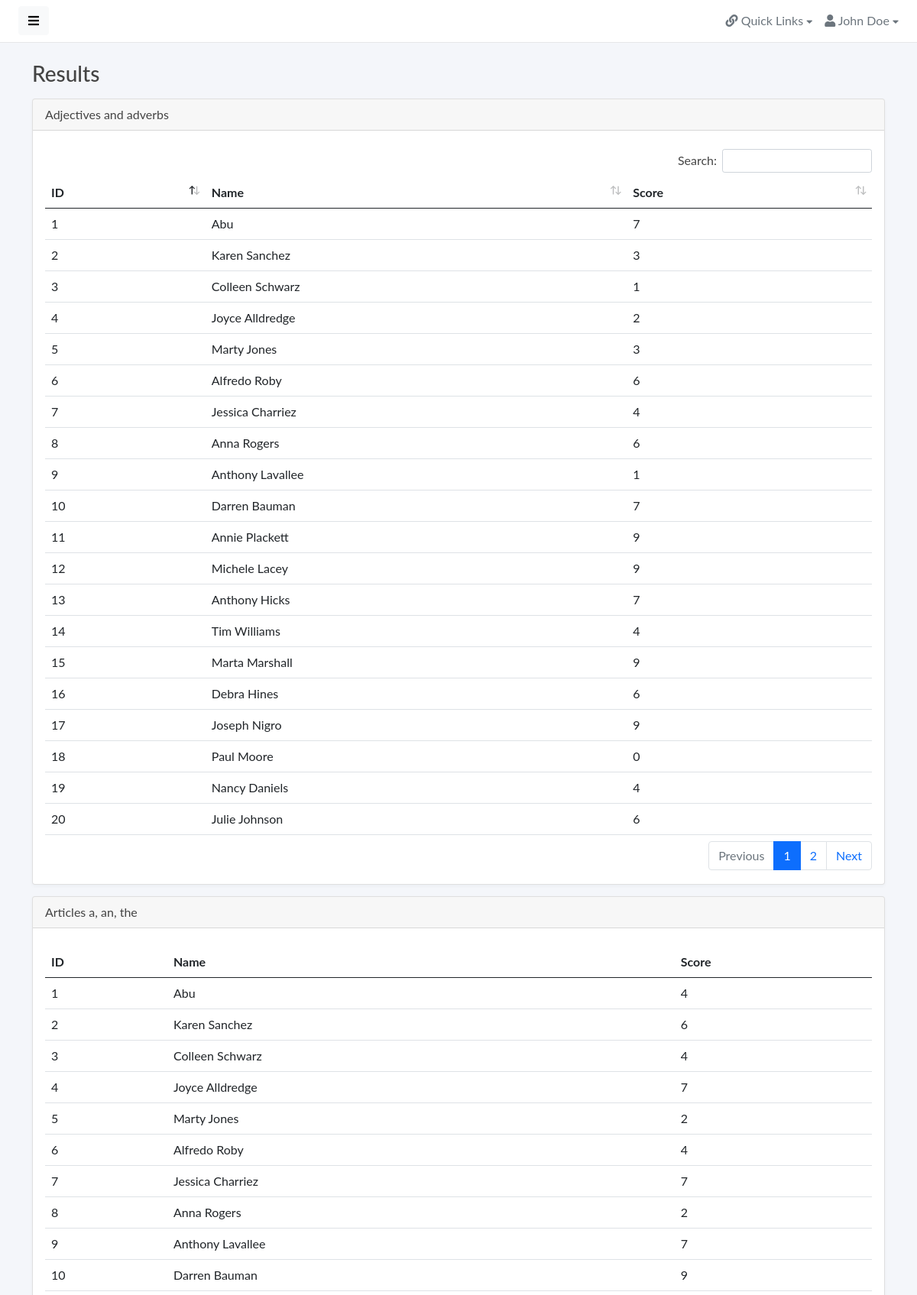
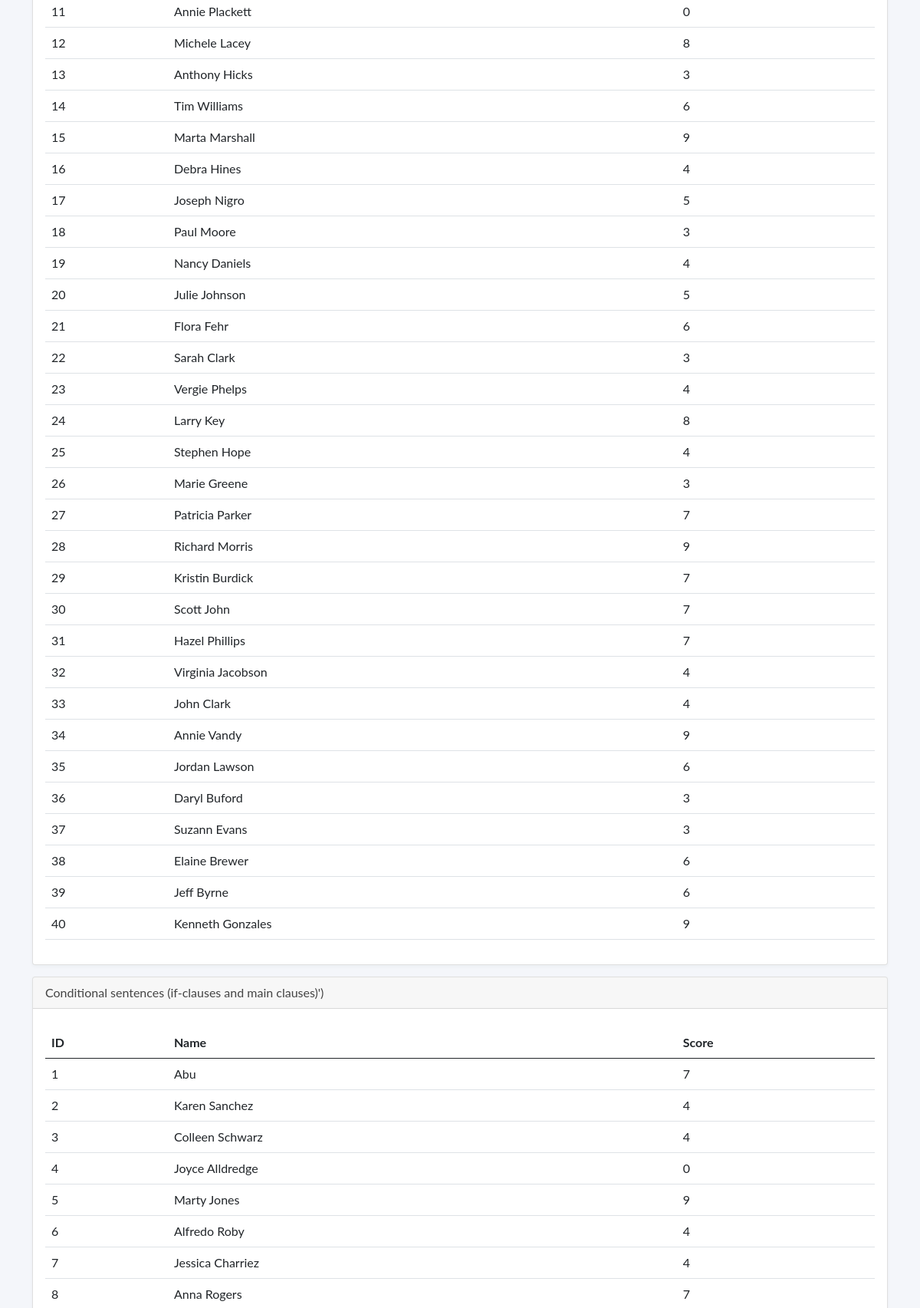
The page /result (upper part) on the database its author committed (2 pictures, top to bottom).
### tables this page shows
CREATE TABLE Student
               (Id integer primary key, Name varchar,Password varchar);

### toFlask.py (the view)
@app.route("/result")
def result():
    topic_names=()
    student_grades=[]
    students_id = query_db('SELECT id FROM Student')
    result_topic=[]
    for id in TOTAL_TOPIC:
        grades=()
        for student in students_id:
            grade = query_db('SELECT result FROM Grade WHERE Topic_id='+str(id) +' AND Student_id='+str(student[0]))
            grades=grades+grade[0]
        student_name = query_db('SELECT name FROM Student')
        result_topic.append(zip(student_name,grades))
        student_grades.append(grades)
        topic_name =query_db('SELECT name FROM Topic WHERE id='+str(id))
        topic_names=topic_names+ topic_name[0]
    return render_template("tables.html",student_name= student_name, grades=student_grades,topic_names=topic_names)

### toFlask.py (called while the page is built)
def get_db():
    db = getattr(g, '_database', None)
    if db is None:
        db = g._database = sqlite3.connect(DATABASE)
    return db

@app.teardown_appcontext
def close_connection(exception):
    db = getattr(g, '_database', None)
    if db is not None:
        db.close()

def query_db(query, args=(), one=False):
    cur = get_db().execute(query, args)
    rv = cur.fetchall()
    cur.close()
    return (rv[0] if rv else None) if one else rv

### templates/tables.html (shortened to what this page needs)
<!doctype html>
<html lang="en">
<head>
    <link href="{{ url_for('static',filename='vendor/fontawesome/css/fontawesome.min.css') }}" rel="stylesheet" type="text/css">
    <link href="{{ url_for('static',filename='vendor/fontawesome/css/solid.min.css') }}" rel="stylesheet" type="text/css">
    <link href="{{ url_for('static',filename='vendor/fontawesome/css/brands.min.css') }}" rel="stylesheet" type="text/css">
    <link href="{{ url_for('static',filename='vendor/bootstrap/css/bootstrap.min.css') }}" rel="stylesheet" type="text/css">
    <link href="{{ url_for('static',filename='vendor/datatables/datatables.min.css') }}" rel="stylesheet" type="text/css">
    <link href="{{ url_for('static',filename='css/master.css')}}" rel="stylesheet" type="text/css">
</head>
<body>
    <div class="wrapper">
        <div id="body" class="active">
            <nav class="navbar navbar-expand-lg navbar-white bg-white">
                <button type="button" id="sidebarCollapse" class="btn btn-light">
                    <i class="fas fa-bars"></i>
                </button>
                <div class="collapse navbar-collapse" id="navbarSupportedContent">
                    <ul class="nav navbar-nav ms-auto">
                        <li class="nav-item dropdown">
                            <div class="nav-dropdown">
                                <a href="#" id="nav1" class="nav-item nav-link dropdown-toggle text-secondary" data-bs-toggle="dropdown" aria-expanded="false">
                                    <i class="fas fa-link"></i> <span>Quick Links</span> <i style="font-size: .8em;" class="fas fa-caret-down"></i>
                                </a>
                            </div>
                        </li>
                        <li class="nav-item dropdown">
                            <div class="nav-dropdown">
                                <a href="#" id="nav2" class="nav-item nav-link dropdown-toggle text-secondary" data-bs-toggle="dropdown" aria-expanded="false">
                                    <i class="fas fa-user"></i> <span>John Doe</span> <i style="font-size: .8em;" class="fas fa-caret-down"></i>
                                </a>
                            </div>
                        </li>
                    </ul>
                </div>
            </nav>
            <div class="content">
                <div class="container">
                    <div class="page-title">
                        <h3>Results</h3>
                    </div>
                        <div class="col-md-12 col-lg-12">
                            <div class="card">
                                <div class="card-header">Adjectives and adverbs</div>
                                <div class="card-body">
                                    <table class="table table-hover" id="dataTables-example" width="100%">
                                        <thead>
                                            <tr>
                                                <th>ID</th>
                                                <th>Name</th>
                                                <th>Score</th>
                                            </tr>
                                        </thead>
                                        <tbody>
                                            {%for name in student_name%}
                                            <tr>
                                            <td>{{student_name.index(name) +1}} </td>
                                            <td>{{name[0]}}</td>
                                            <td>{{grades[0][student_name.index(name)]}}</td>
                                            </tr>
                                            {%endfor%}
                                        </tbody>
                                    </table>
                                </div>
                            </div>
                        </div>
                        <div class="col-md-12 col-lg-12">
                            <div class="card">
                                <div class="card-header">Articles a, an, the</div>
                                <div class="card-body">
                                    <table class="table table-hover" id="dataTables-example" width="100%">
                                        <thead>
                                            <tr>
                                                <th>ID</th>
                                                <th>Name</th>
                                                <th>Score</th>
                                            </tr>
                                        </thead>
                                        <tbody>
                                            {%for name in student_name%}
                                            <tr>
                                            <td>{{student_name.index(name) +1}} </td>
                                            <td>{{name[0]}}</td>
                                            <td>{{grades[1][student_name.index(name)]}}</td>
                                            </tr>
                                            {%endfor%}
                                        </tbody>
                                    </table>
                                </div>
                            </div>
                        </div>
                        <div class="col-md-12 col-lg-12">
                            <div class="card">
                                <div class="card-header">Conditional sentences (if-clauses and main clauses)')</div>
                                <div class="card-body">
                                    <table class="table table-hover" id="dataTables-example" width="100%">
                                        <thead>
                                            <tr>
                                                <th>ID</th>
                                                <th>Name</th>
                                                <th>Score</th>
                                            </tr>
                                        </thead>
                                        <tbody>
                                            {%for name in student_name%}
                                            <tr>
                                            <td>{{student_name.index(name) +1}} </td>
                                            <td>{{name[0]}}</td>
                                            <td>{{grades[2][student_name.index(name)]}}</td>
                                            </tr>
                                            {%endfor%}
                                        </tbody>
                                    </table>
                                </div>
                            </div>
                        </div>
                    </div>
                </div>
            </div>
        </div>
</body>
</html>

### static/css/master.css (style rules this page uses)
body, h1, .h1, h2, .h2, h3, .h3, h4, .h4, h5, .h5, h6, .h6, p, a, td { -moz-osx-font-smoothing: grayscale; -webkit-font-smoothing: antialiased; }
body { width: 100%; height: 100%; background: #f4f6fa; font-family: "Lato", "Helvetica Neue", Arial, Helvetica, sans-serif; font-size: 1rem; color: #444; }
.wrapper { display: flex; width: 100%; align-items: stretch; overflow-x: hidden }
#body { width: 100%; padding: 0; min-height: 100vh; transition: all 0.3s; }
#body>.navbar { padding: 0 1.5rem; min-height: 54px; box-shadow: none; border-bottom: 1px solid rgba(101, 109, 119, .16); }
#body>.content { position: relative; padding: .5rem; }
#body .content .page-title h3 { margin: 1rem 0; }
.page-title { margin: 0; font-size: 1.5rem; line-height: 1.5555556; }
.card { margin-bottom: 15px; box-shadow: rgba(35, 46, 60, .04) 0 2px 4px 0; }
a, a:hover, a:focus { color: inherit; text-decoration: none; transition: all 0.3s; }
.table td, .table th { vertical-align: middle; }
table.dataTable thead .sorting:before, table.dataTable thead .sorting:after, table.dataTable thead .sorting_asc:before, table.dataTable thead .sorting_asc:after, table.dataTable thead .sorting_desc:before, table.dataTable thead .sorting_desc:after, table.dataTable thead .sorting_asc_disabled:before, table.dataTable thead .sorting_asc_disabled:after, table.dataTable thead .sorting_desc_disabled:before, table.dataTable thead .sorting_desc_disabled:after { font-size: .8rem; bottom: .9rem; }
@media (min-width: 200px) { .navbar-expand-lg .navbar-collapse { display: -ms-flexbox !important; display: flex !important; -ms-flex-preferred-size: auto; flex-basis: auto; } }
@media (min-width: 200px) { .navbar-expand-lg .navbar-nav { -ms-flex-direction: row; flex-direction: row; } }

### static/components/navbar/navbar-dropdowns.css (style rules this page uses)
.nav-dropdown .nav-link { color: #B2EBF2; line-height: 1.42857; padding: 1rem 0 1rem 1rem !important; }
.nav-dropdown .nav-link::after { display: none; }

### rows shown on the page
Student: student_name.index(name)+1 "1", Name "Abu", grades "7", grades "4"
Student: student_name.index(name)+1 "2", Name "Karen Sanchez", grades "3", grades "6", grades "4"
Student: student_name.index(name)+1 "3", Name "Colleen Schwarz", grades "1", grades "4"
Student: student_name.index(name)+1 "4", Name "Joyce Alldredge", grades "2", grades "7", grades "0"
Student: student_name.index(name)+1 "5", Name "Marty Jones", grades "3", grades "2", grades "9"
Student: student_name.index(name)+1 "6", Name "Alfredo Roby", Id "6", grades "4"
Student: student_name.index(name)+1 "7", Name "Jessica Charriez", grades "4", Id "7"
Student: student_name.index(name)+1 "8", Name "Anna Rogers", grades "6", grades "2", grades "7"
Student: student_name.index(name)+1 "9", Name "Anthony Lavallee", grades "1", grades "7"
Student: student_name.index(name)+1 "10", Name "Darren Bauman", grades "7", grades "9"
Student: student_name.index(name)+1 "11", Name "Annie Plackett", grades "9", grades "0"
Student: student_name.index(name)+1 "12", Name "Michele Lacey", grades "9", grades "8"
Student: student_name.index(name)+1 "13", Name "Anthony Hicks", grades "7", grades "3"
Student: student_name.index(name)+1 "14", Name "Tim Williams", grades "4", grades "6"
Student: student_name.index(name)+1 "15", Name "Marta Marshall", grades "9"
Student: student_name.index(name)+1 "16", Name "Debra Hines", grades "6", grades "4"
Student: student_name.index(name)+1 "17", Name "Joseph Nigro", grades "9", grades "5"
Student: student_name.index(name)+1 "18", Name "Paul Moore", grades "0", grades "3"
Student: student_name.index(name)+1 "19", Name "Nancy Daniels", grades "4"
Student: student_name.index(name)+1 "20", Name "Julie Johnson", grades "6", grades "5"
Student: student_name.index(name)+1 "21", Name "Flora Fehr", grades "6"
Student: student_name.index(name)+1 "22", Name "Sarah Clark", grades "3"
Student: student_name.index(name)+1 "23", Name "Vergie Phelps", grades "4"
Student: student_name.index(name)+1 "24", Name "Larry Key", grades "8"
Student: student_name.index(name)+1 "25", Name "Stephen Hope", grades "4"
Student: student_name.index(name)+1 "26", Name "Marie Greene", grades "3"
Student: student_name.index(name)+1 "27", Name "Patricia Parker", grades "7"
Student: student_name.index(name)+1 "28", Name "Richard Morris", grades "9"
Student: student_name.index(name)+1 "29", Name "Kristin Burdick", grades "7"
Student: student_name.index(name)+1 "30", Name "Scott John", grades "7"
Student: student_name.index(name)+1 "31", Name "Hazel Phillips", grades "7"
Student: student_name.index(name)+1 "32", Name "Virginia Jacobson", grades "4"
Student: student_name.index(name)+1 "33", Name "John Clark", grades "4"
Student: student_name.index(name)+1 "34", Name "Annie Vandy", grades "9"
Student: student_name.index(name)+1 "35", Name "Jordan Lawson", grades "6"
Student: student_name.index(name)+1 "36", Name "Daryl Buford", grades "3"
Student: student_name.index(name)+1 "37", Name "Suzann Evans", grades "3"
Student: student_name.index(name)+1 "38", Name "Elaine Brewer", grades "6"
Student: student_name.index(name)+1 "39", Name "Jeff Byrne", grades "6"
Student: student_name.index(name)+1 "40", Name "Kenneth Gonzales", grades "9"
